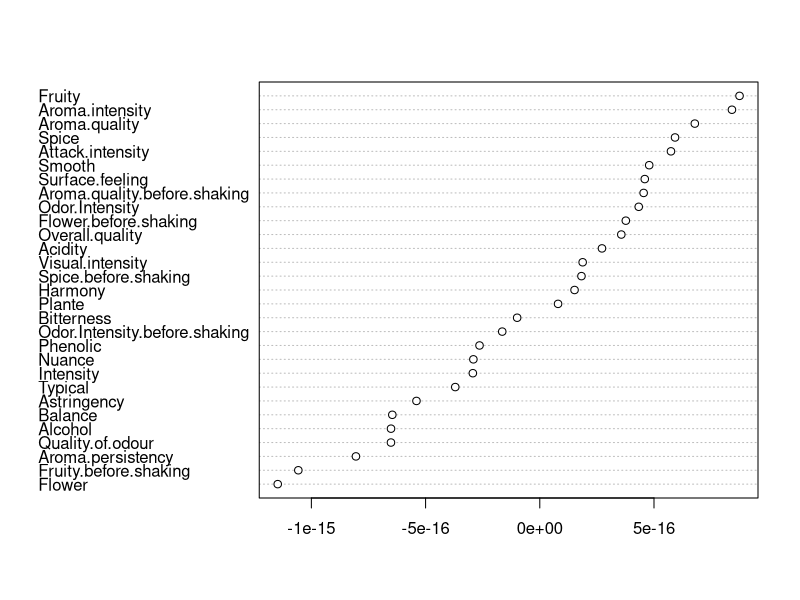

The R script that drew this image: (Note: this script raises an error after producing the figure.)
#Charger dans le logiciel les données relatives aux vins de Loire (wine.csv).
#Elles contiennent deux variables qualitatives (Appellation: "Label" = {Bourgueil, Chinon,Saumur} et Sol: "Soil" = {Env1, Env2, Env3=référence, Env4}) et 29 variables quantitatives
#décrivant diverses intensités sensorielles (odeur, arôme, goût, couleur etc).
#Les vins seront traduits en nuage dans l'espace des 29 variables quantitatives, ℝ^29.

library(readr)
wine = read.csv("wine.csv",header=TRUE)#Les données relatives aux vins de Loire 

#Question 1 

#Il faut Centrer-réduire les variables quantitatives.
#Dans un premier temps, nous allons nommer nos variables quantitatives V.quantitative et V.qualitative :
V.quantitative <- wine[4:32]
V.qualitative <- wine[2:3]

#Maintenant on introduit une fonction qui permet de centrer réduire.
V.quantitative <- wine[4:32]
V.qualitative <- wine[2:3]

#Maintenant on introduit une fonction qui permet de centrer réduire.

Centre.reduire <- function(x){
  Centre_reduire <- function(x){
    N = 29
    moyenne <- mean(x)
    ecart.type <- sqrt((N-1)/N*var(x))
    y <- (x-moyenne)/(ecart.type)
    return(y)
  }
  y <- as.data.frame((lapply(x,Centre_reduire)))
  return(y)
}
Variables.C_R <- Centre.reduire(V.quantitative)
print(Variables.C_R)

#Maintenant, il faut montrer que le barycentre du nuage se trouve à l'origine. 
#On sait que le barycentre est le point d'application de la résultante des actions de la pesanteur sur toute les parties d'un corps ; c'est le centre de gravité. 
BarycentreVariables.C_R <- colMeans(Variables.C_R)
print(BarycentreVariables.C_R)

dotchart(sort(BarycentreVariables.C_R))

distance_euclidienne <- sqrt(sum((BarycentreVariables.C_R^2)))
distance_euclidienne 

#On remarque que le barycentres est composé de valeurs qui sont toutes très proches de 0.
#On peut donc en conclure que le barycentre du nuages se trouve à l'origine.
#Maintenant, il faut montrer que l'inertie totale du nuage est égale au nombre de variables; c'est à dire 29.

Inertie = 0
for (i in 1:29){
  Inertie <- Inertie + var(Variables.C_R[,i])*(28/29)
}
print(Inertie)
#Nous trouvons donc bien que l'inertie totale du nuage vaut 29.

#Question 2

#Calculer les poids et les barycentres des trois appellations (Bourgueil, Chinon, Saumur).Puis, calculer les normes euclidiennes carrées de ces trois barycentres.
#Pour commencer, calculons les poids des variables qualitatives.Dans un premier temps, nous allons initialiser à 0 les variables "bourgueuil", "Chinon", "Saumur"
for (i in 1:21){
  if(wine[i,2] == "Bourgueuil")
    Bo <- Bo + 1
  if(wine[i,2] == "Chinon")
    Ch <- Ch + 1
  if(wine[i,2] == "Saumur")
    Sa <- Sa + 1
}
#Poids
Poids_Bo <- Bo/Effectif
Poids_Ch <- Ch/Effectif
Poids_Sa <- Sa/Effectif

print(Poids_Bo)
print(Poids_Ch)
print(Poids_Sa)

#On intoduit des matrices des variables des appellations :
Bourgueuil = Variables.C_R[wine$Label == "Bourgueuil",]
Chinon = Variables.C_R[wine$Label == "Chinon",]
Saumur = Variables.C_R[wine$Label == "Saumur",]
#barycentre
BarycentreBourgueuil = colMeans(Bourgueuil)
BarycentreChinon = colMeans(Chinon)
BarycentreSaumur = colMeans(Saumur)
#Norme
NormeBourgueuil <- crossprod(BarycentreBourgueuil)
NormeChinon <- crossprod(BarycentreChinon) 
NormeSaumur <- crossprod(BarycentreSaumur) 

Inertie_Inter_Appellations <- Poids_Bo*((NormeBourgueuil)) + Poids_Ch*((NormeChinon)) + Poids_Sa*((NormeSaumur))
R2 <- (Inertie_Inter_Appellations)/(Inertie)
R2.sensorielle <- numeric(29)

for (i in 1:29){
  R2.sensorielle[i]= R2.sensorielle[i]+Poids_Bo*((BarycentreBourgueuil[i])^2)+Poids_Ch*((BarycentreChinon[i])^2)+Poids_Sa*((BarycentreSaumur[i])^2)
}
print(R2.sensorielle)



















